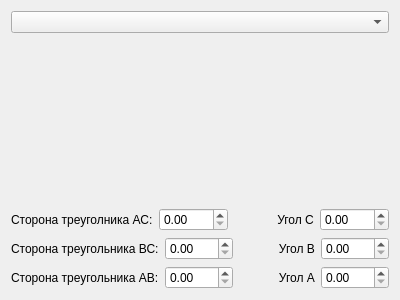
<?xml version="1.0" encoding="UTF-8"?>
<ui version="4.0">
 <class>TriangleWidget</class>
 <widget class="QWidget" name="TriangleWidget">
  <property name="geometry">
   <rect>
    <x>0</x>
    <y>0</y>
    <width>400</width>
    <height>300</height>
   </rect>
  </property>
  <property name="windowTitle">
   <string>Form</string>
  </property>
  <layout class="QHBoxLayout" name="horizontalLayout_4">
   <item>
    <layout class="QVBoxLayout" name="verticalLayout_3">
     <item>
      <widget class="QComboBox" name="triangleType"/>
     </item>
     <item>
      <layout class="QVBoxLayout" name="verticalLayout">
       <item>
        <widget class="QLabel" name="labelImg">
         <property name="enabled">
          <bool>true</bool>
         </property>
         <property name="sizePolicy">
          <sizepolicy hsizetype="Expanding" vsizetype="Expanding">
           <horstretch>5</horstretch>
           <verstretch>0</verstretch>
          </sizepolicy>
         </property>
         <property name="minimumSize">
          <size>
           <width>50</width>
           <height>0</height>
          </size>
         </property>
         <property name="text">
          <string/>
         </property>
        </widget>
       </item>
      </layout>
     </item>
     <item>
      <layout class="QHBoxLayout" name="horizontalLayout_2">
       <item>
        <widget class="QLabel" name="label_3">
         <property name="text">
          <string>Сторона треуголника АС:</string>
         </property>
        </widget>
       </item>
       <item>
        <widget class="QDoubleSpinBox" name="spinBoxAC"/>
       </item>
       <item>
        <widget class="QLabel" name="label_6">
         <property name="text">
          <string>             Угол С</string>
         </property>
        </widget>
       </item>
       <item>
        <widget class="QDoubleSpinBox" name="spinBoxC"/>
       </item>
      </layout>
     </item>
     <item>
      <layout class="QHBoxLayout" name="horizontalLayout_3">
       <item>
        <widget class="QLabel" name="label_2">
         <property name="text">
          <string>Сторона треугольника ВС:</string>
         </property>
        </widget>
       </item>
       <item>
        <widget class="QDoubleSpinBox" name="spinBoxBC"/>
       </item>
       <item>
        <widget class="QLabel" name="label_5">
         <property name="text">
          <string>            Угол В</string>
         </property>
        </widget>
       </item>
       <item>
        <widget class="QDoubleSpinBox" name="spinBoxB"/>
       </item>
      </layout>
     </item>
     <item>
      <layout class="QHBoxLayout" name="horizontalLayout">
       <item>
        <widget class="QLabel" name="label">
         <property name="text">
          <string>Сторона треугольника АВ:</string>
         </property>
        </widget>
       </item>
       <item>
        <widget class="QDoubleSpinBox" name="spinBoxAB"/>
       </item>
       <item>
        <widget class="QLabel" name="label_4">
         <property name="text">
          <string>            Угол А</string>
         </property>
        </widget>
       </item>
       <item>
        <widget class="QDoubleSpinBox" name="spinBoxA"/>
       </item>
      </layout>
     </item>
    </layout>
   </item>
  </layout>
 </widget>
 <resources/>
 <connections/>
</ui>
